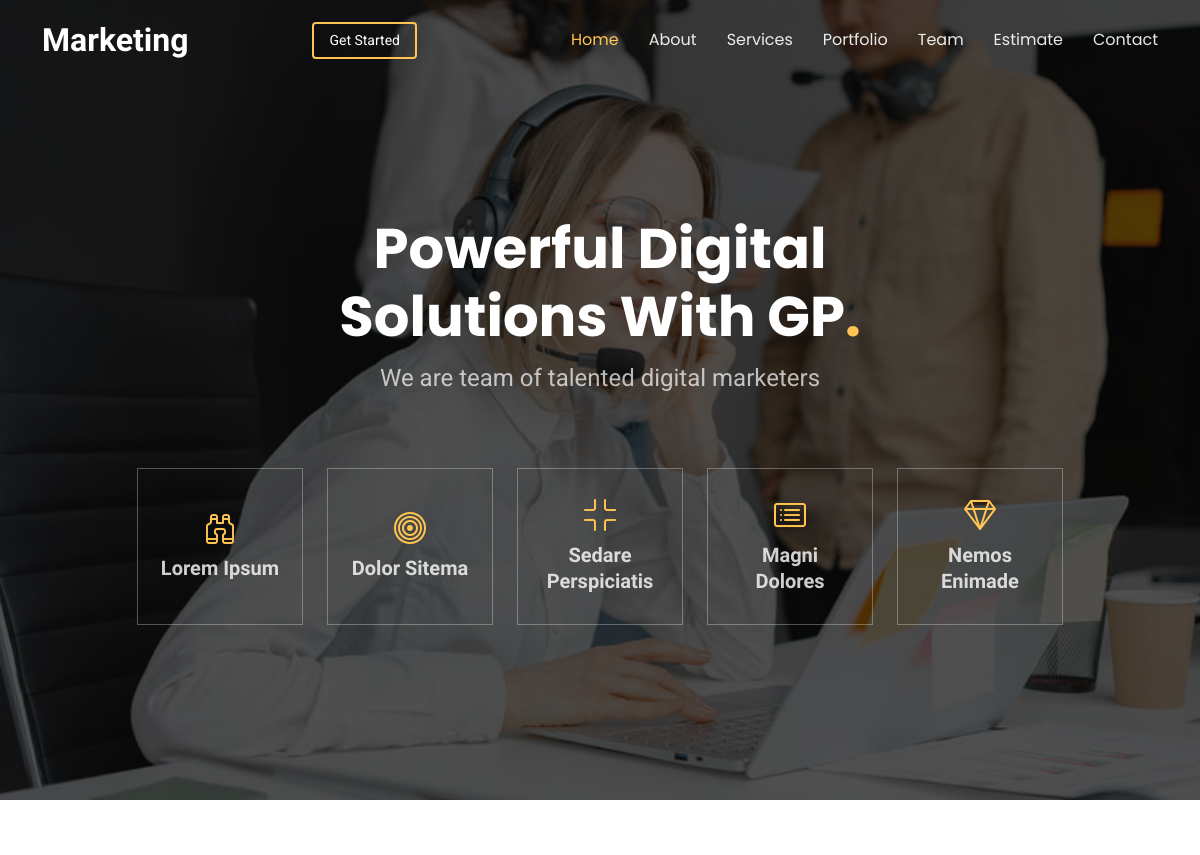
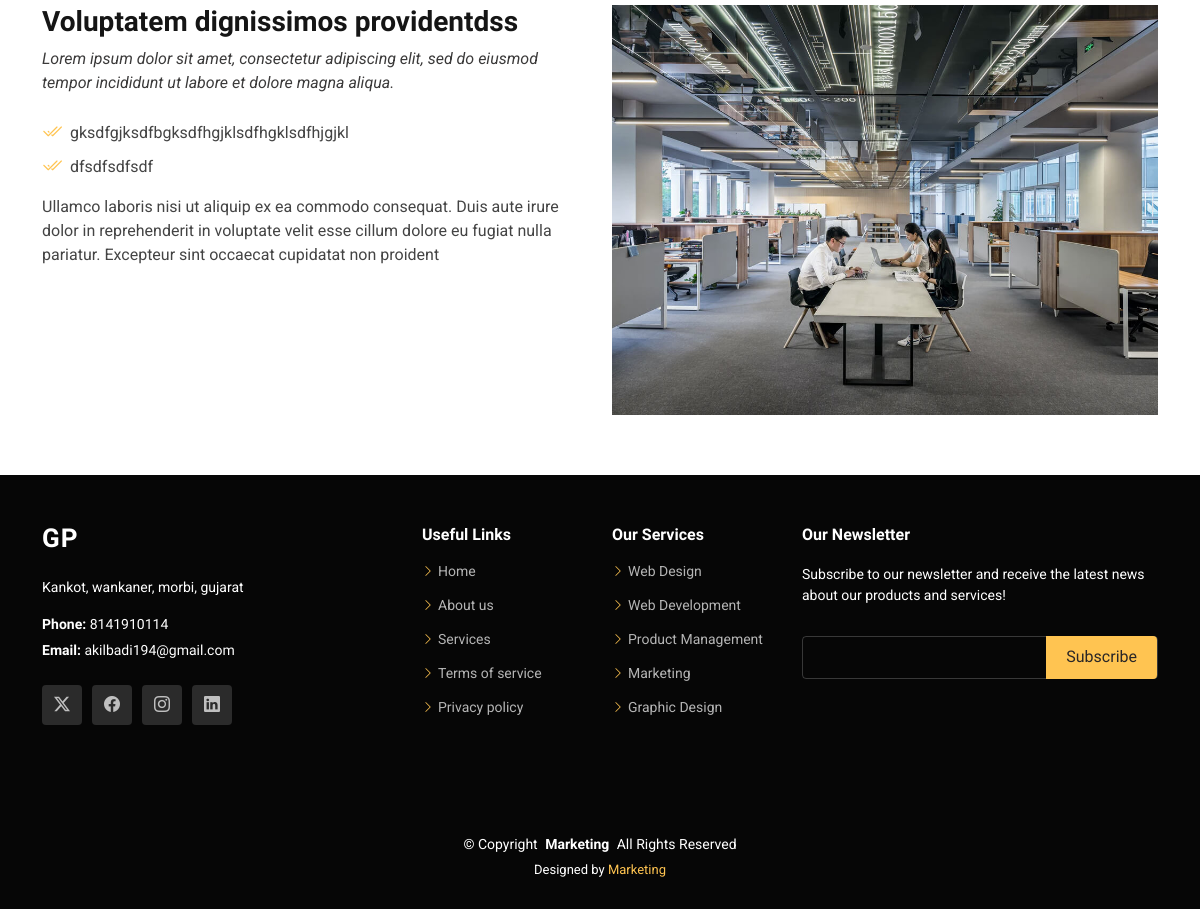
/about, run on the app's committed database (2 pictures, top to bottom).
### tables this page shows
CREATE TABLE `header` (
  `id` int(255) NOT NULL,
  `brand_name` varchar(50) NOT NULL
);

CREATE TABLE `banner` (
  `id` int(255) NOT NULL,
  `banner_img` varchar(255) NOT NULL
);

CREATE TABLE `about` (
  `id` int(255) NOT NULL,
  `title` varchar(255) NOT NULL,
  `img` varchar(255) NOT NULL,
  `1para` mediumtext NOT NULL,
  `2para` mediumtext NOT NULL
);

CREATE TABLE `aboutpoint` (
  `id` int(255) NOT NULL,
  `point` varchar(255) NOT NULL
);

CREATE TABLE `contact` (
  `id` int(255) NOT NULL,
  `location` longtext NOT NULL,
  `address` varchar(255) NOT NULL,
  `phone` bigint(255) NOT NULL,
  `email` varchar(100) NOT NULL,
  `password` varchar(50) NOT NULL
);

### index.php (called while the page is built)
<?php
require_once("controller/controller.php");
?>

### model/model.php (called while the page is built, shortened)
<?php
class model
{
    public $connection = "";
    public function __construct()
    {  $config="";
        $conn = $this->connection = new mysqli("localhost", "root", "", "roosh");
    }
    public function selectalldata($table)
    {
        $select = "select * from $table";
        $exe = mysqli_query($this->connection, $select);
        while ($fetch = mysqli_fetch_array($exe)) {
            $arr[] = $fetch;
        }
        return $arr;
    }
    public function one($table)
    {
        $select = "select * FROM $table";
        $exe = mysqli_query($this->connection, $select);
        $arr=mysqli_fetch_array($exe);
        return $arr;
    }
}
?>

### about.php (the view)
<section id="about" class="about section">
<div class="container" data-aos="fade-up" data-aos-delay="100">
  <div class="row gy-4">
    <div class="col-lg-6 order-1 order-lg-2">
      <img src="admin/<?php echo$about['img'] ?>" class="img-fluid" alt="">
    </div>
    <div class="col-lg-6 order-2 order-lg-1 content">
      <h3><?php echo$about['title'] ?></h3>
      <p class="fst-italic">
      <?php echo$about['1para'] ?>
      </p>
      <ul>
        <?php foreach($aboutpoint as $row){ ?>
        <li><i class="bi bi-check2-all"></i> <span><?php echo$row['point']; ?></span></li>
        <?php } ?>
      </ul>
      <p>
      <?php echo$about['2para'] ?>
      </p>
    </div>
  </div>
</div>
</section>

### navbar.php (shortened to what this page needs)
<?php
$mainurl = "http://localhost/rooshabh/";
?>
<!DOCTYPE html>
<html lang="en">
<head>
  <link href="assets/vendor/bootstrap/css/bootstrap.min.css" rel="stylesheet">
  <link href="assets/vendor/bootstrap-icons/bootstrap-icons.css" rel="stylesheet">
  <link href="assets/vendor/aos/aos.css" rel="stylesheet">
  <link href="assets/vendor/swiper/swiper-bundle.min.css" rel="stylesheet">
  <link href="assets/vendor/glightbox/css/glightbox.min.css" rel="stylesheet">
  <link href="assets/css/main.css" rel="stylesheet">
</head>
<body class="index-page">
  <header id="header" class="header d-flex align-items-center fixed-top">
    <div class="container-fluid container-xl position-relative d-flex align-items-center justify-content-between">
      <a href="<?php echo $mainurl; ?>" class="logo d-flex align-items-center me-auto me-lg-0">
        <h1 class="sitename"><?php echo $header['brand_name']; ?></h1>
      </a>
      <nav id="navmenu" class="navmenu">
        <ul>
          <li><a href="<?php echo $mainurl; ?>" class="active">Home<br></a></li>
          <li><a href="<?php echo $mainurl; ?>about">About</a></li>
          <li><a href="<?php echo $mainurl; ?>services">Services</a></li>
          <li><a href="<?php echo $mainurl; ?>portfolio">Portfolio</a></li>
          <li><a href="<?php echo $mainurl; ?>team">Team</a></li>
          <li><a href="<?php echo $mainurl; ?>estimate">Estimate</a></li>
          <li><a href="<?php echo $mainurl; ?>contact">Contact</a></li>
        </ul>
      </nav>
      <a class="btn-getstarted" href="index.html#about">Get Started</a>
    </div>
  </header>
  <main class="main">

### banner.php
 <section id="hero" class="hero section dark-background">
<img src="admin/<?php echo $banner['banner_img']; ?>" alt="" data-aos="fade-in">
<div class="container">
  <div class="row justify-content-center text-center" data-aos="fade-up" data-aos-delay="100">
    <div class="col-xl-6 col-lg-8">
      <h2>Powerful Digital Solutions With GP<span>.</span></h2>
      <p>We are team of talented digital marketers</p>
    </div>
  </div>
  <div class="row gy-4 mt-5 justify-content-center" data-aos="fade-up" data-aos-delay="200">
    <div class="col-xl-2 col-md-4" data-aos="fade-up" data-aos-delay="300">
      <div class="icon-box">
        <i class="bi bi-binoculars"></i>
        <h3><a href="">Lorem Ipsum</a></h3>
      </div>
    </div>
    <div class="col-xl-2 col-md-4" data-aos="fade-up" data-aos-delay="400">
      <div class="icon-box">
        <i class="bi bi-bullseye"></i>
        <h3><a href="">Dolor Sitema</a></h3>
      </div>
    </div>
    <div class="col-xl-2 col-md-4" data-aos="fade-up" data-aos-delay="500">
      <div class="icon-box">
        <i class="bi bi-fullscreen-exit"></i>
        <h3><a href="">Sedare Perspiciatis</a></h3>
      </div>
    </div>
    <div class="col-xl-2 col-md-4" data-aos="fade-up" data-aos-delay="600">
      <div class="icon-box">
        <i class="bi bi-card-list"></i>
        <h3><a href="">Magni Dolores</a></h3>
      </div>
    </div>
    <div class="col-xl-2 col-md-4" data-aos="fade-up" data-aos-delay="700">
      <div class="icon-box">
        <i class="bi bi-gem"></i>
        <h3><a href="">Nemos Enimade</a></h3>
      </div>
    </div>
  </div>
</div>
</section>

### footer.php (shortened to what this page needs)
</main>
<footer id="footer" class="footer dark-background">
  <div class="footer-top">
    <div class="container">
      <div class="row gy-4">
        <div class="col-lg-4 col-md-6 footer-about">
          <a href="index.html" class="logo d-flex align-items-center">
            <span class="sitename">GP</span>
          </a>
          <div class="footer-contact pt-3">
          <?php echo$contactus['address']; ?>
            <p class="mt-3"><strong>Phone:</strong> <span><?php echo$contactus['phone']; ?></span></p>
            <p><strong>Email:</strong> <span><?php echo$contactus['email']; ?></span></p>
          </div>
          <div class="social-links d-flex mt-4">
            <a href=""><i class="bi bi-twitter-x"></i></a>
            <a href=""><i class="bi bi-facebook"></i></a>
            <a href=""><i class="bi bi-instagram"></i></a>
            <a href=""><i class="bi bi-linkedin"></i></a>
          </div>
        </div>
        <div class="col-lg-2 col-md-3 footer-links">
          <h4>Useful Links</h4>
          <ul>
            <li><i class="bi bi-chevron-right"></i> <a href="#"> Home</a></li>
            <li><i class="bi bi-chevron-right"></i> <a href="#"> About us</a></li>
            <li><i class="bi bi-chevron-right"></i> <a href="#"> Services</a></li>
            <li><i class="bi bi-chevron-right"></i> <a href="#"> Terms of service</a></li>
            <li><i class="bi bi-chevron-right"></i> <a href="#"> Privacy policy</a></li>
          </ul>
        </div>
        <div class="col-lg-2 col-md-3 footer-links">
          <h4>Our Services</h4>
          <ul>
            <li><i class="bi bi-chevron-right"></i> <a href="#"> Web Design</a></li>
            <li><i class="bi bi-chevron-right"></i> <a href="#"> Web Development</a></li>
            <li><i class="bi bi-chevron-right"></i> <a href="#"> Product Management</a></li>
            <li><i class="bi bi-chevron-right"></i> <a href="#"> Marketing</a></li>
            <li><i class="bi bi-chevron-right"></i> <a href="#"> Graphic Design</a></li>
          </ul>
        </div>
        <div class="col-lg-4 col-md-12 footer-newsletter">
          <h4>Our Newsletter</h4>
          <p>Subscribe to our newsletter and receive the latest news about our products and services!</p>
          <form action="forms/newsletter.php" method="post" class="php-email-form">
            <div class="newsletter-form"><input type="email" name="email"><input type="submit" value="Subscribe"></div>
          </form>
        </div>
      </div>
    </div>
  </div>
  <div class="copyright">
    <div class="container text-center">
      <p>© <span>Copyright</span> <strong class="px-1 sitename"><?php echo $header['brand_name']; ?></strong> <span>All Rights Reserved</span></p>
      <div class="credits">
        Designed by <a href="<?php echo $mainurl; ?>"><?php echo $header['brand_name']; ?></a>
      </div>
    </div>
  </div>
</footer>
</body>
</html>

### data on the page
header: brand_name "Marketing"
banner: banner_img (picture)
about: img (picture), title "Voluptatem dignissimos providentdss", 1para "Lorem ipsum dolor sit amet, consectetur adipiscing elit, sed do eiusmod tempor incididunt ut labore et dolore magna aliqua.", 2para "Ullamco laboris nisi ut aliquip ex ea commodo consequat. Duis aute irure dolor in reprehenderit in voluptate velit esse cillum dolore eu fugiat nulla pariatur. Excepteur sint occaecat cupidatat non proident"
aboutpoint: point "gksdfgjksdfbgksdfhgjklsdfhgklsdfhjgjkl"
aboutpoint: point "dfsdfsdfsdf"
contact: address "Kankot, wankaner, morbi, gujarat", phone "8141910114", email "akilbadi194@gmail.com"
